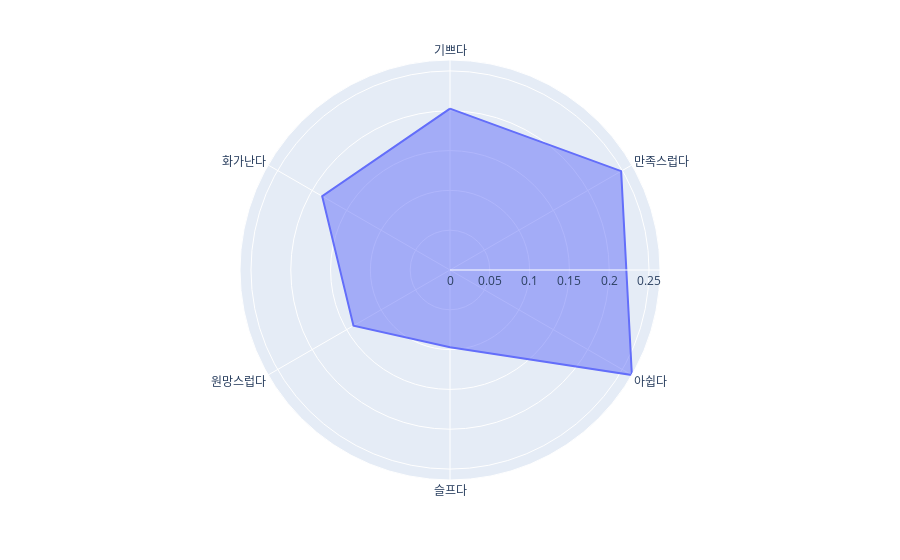

This figure's notebook cell:
### Code cell


### Figure 1 — Plotly figure (JSON) as saved in the notebook; plotly's stock layout.template omitted (floating-point values rounded to 4 significant figures)
{"data": [{"fill": "toself", "hovertemplate": "r=%{r}<br>theta=%{theta}<extra></extra>", "legendgroup": "", "line": {"color": "#636efa", "dash": "solid"}, "marker": {"symbol": "circle"}, "mode": "lines", "name": "", "r": [0.2027, 0.2483, 0.2638, 0.09711, 0.14, 0.1854, 0.2027], "showlegend": false, "subplot": "polar", "theta": ["기쁘다", "만족스럽다", "아쉽다", "슬프다", "원망스럽다", "화가난다", "기쁘다"], "type": "scatterpolar"}], "layout": {"legend": {"tracegroupgap": 0}, "margin": {"t": 60}, "polar": {"angularaxis": {"direction": "clockwise", "rotation": 90}, "domain": {"x": [0, 1], "y": [0, 1]}}}}
